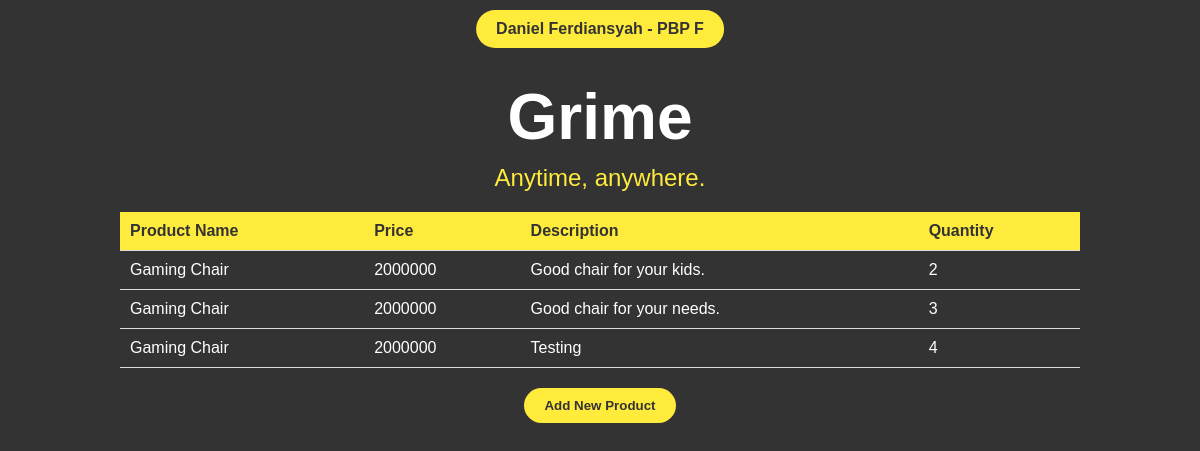
The app's page /, older data.
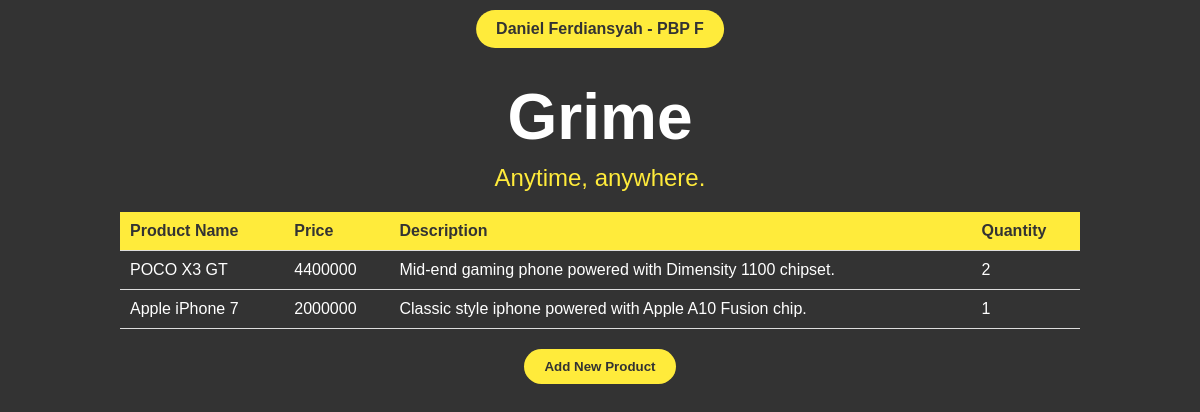
The same page, newer data.
### main/models.py (models this page shows, shortened)
class Product(models.Model):
    id = models.UUIDField(primary_key=True, default=uuid.uuid4, editable=False)
    name = models.CharField(max_length=255)
    price = models.IntegerField()
    description = models.TextField()
    quantity = models.IntegerField()

### main/views.py (the view)
# urls.py: path('', show_main, name='show_main'),
def show_main(request):
    products = Product.objects.all()
    context = {
        'tagline': 'Anytime, anywhere.',
        'name' : 'Daniel Ferdiansyah',
        'class' : 'PBP F',
        'products' : products
    }
    return render(request, "main.html", context)

### main/templates/main.html (shortened to what this page needs)
{% extends 'base.html' %}
{% block content %}
<!DOCTYPE html>
<html lang="en">
<head>
</head>
<body>
    <div class="top-bar">{{ name }} - {{ class }}</div>
    <div class="container">
        <h1>Grime</h1>
        <p class="tagline">{{ tagline }}</p>
        {% if not products %}
            <p>There's no product yet.</p>
        {% else %}
            <table>
                <tr>
                    <th>Product Name</th>
                    <th>Price</th>
                    <th>Description</th>
                    <th>Quantity</th>
                </tr>
                {% for product in products %}
                <tr>
                    <td>{{product.name}}</td>
                    <td>{{product.price}}</td>
                    <td>{{product.description}}</td>
                    <td>{{product.quantity}}</td>
                </tr>
                {% endfor %}
            </table>
        {% endif %}
        <a href="{% url 'main:create_product' %}">
            <button>Add New Product</button>
        </a>
    </div>
</body>
</html>
{% endblock content %}

### templates/base.html (shortened to what this page needs)
{% load static %}
<!DOCTYPE html>
<html lang="en">
  <head>
  </head>
  <body>
    {% block content %} {% endblock content %}
  </body>
</html>

### main/templates/main.html (style rules this page uses)
body { margin: 0; font-family: Arial, sans-serif; background-color: #333; color: white; height: 100vh; display: flex; flex-direction: column; justify-content: flex-start; align-items: center; padding-top: 80px; }
.top-bar { background-color: #FFEB3B; color: #333; font-weight: bold; border-radius: 20px; padding: 10px 20px; position: fixed; top: 10px; left: 50%; transform: translateX(-50%); z-index: 1; }
.container { text-align: center; width: 100%; }
h1 { font-size: 4rem; margin: 0; font-weight: bold; }
p.tagline { font-size: 1.5rem; margin: 10px 0; color: #FFEB3B; }
table { width: 80%; margin: 20px auto; border-collapse: collapse; }
th, td { padding: 10px; text-align: left; border-bottom: 1px solid #ddd; }
th { background-color: #FFEB3B; color: #333; }
button { background-color: #FFEB3B; color: #333; border: none; padding: 10px 20px; border-radius: 20px; cursor: pointer; font-weight: bold; }
a { text-decoration: none; color: inherit; }

Row changes from the older to the newer data that the page shows:
removed Product: name "Gaming Chair", price "2000000", description "Good chair for your kids.", quantity "2"
removed Product: name "Gaming Chair", price "2000000", description "Good chair for your needs.", quantity "3"
removed Product: name "Gaming Chair", price "2000000", description "Testing", quantity "4"
added Product: name "POCO X3 GT", price "4400000", description "Mid-end gaming phone powered with Dimensity 1100 chipset.", quantity "2"
added Product: name "Apple iPhone 7", price "2000000", description "Classic style iphone powered with Apple A10 Fusion chip.", quantity "1"
